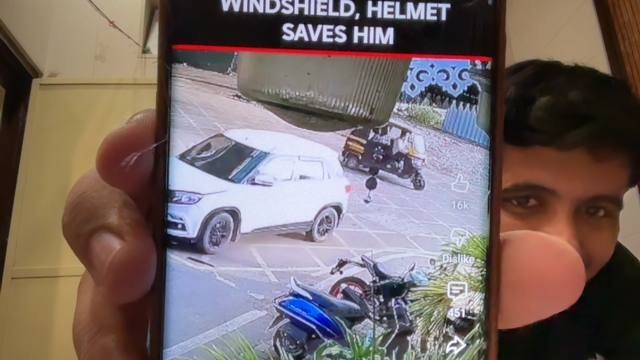
#> input picture RoadRakshak/snapshots/collision_CRITICAL_1778870923.jpg, 640 x 360 px; its folder holds only this picture in this run
$ python -i detection.py   (imports and definitions only)   (older library calls are emulated)
#> lines starting #> are read from the running program, lines starting #| are printed output that depends on the picture
#> further down, picture is the input picture: shape (360, 640, 3); mean B, G, R 103.9, 105.4, 119.7
"""
detection.py — RoadGuard AI Enhanced
======================================
Fixes applied vs original:
  1. Multi-parameter confidence scoring (not just IoU alone)
  2. One-collision-per-event lock  — same accident NOT re-counted
  3. Helmet vs hat/cap distinction using head-zone aspect ratio + colour
  4. Red bounding box drawn around the full collision zone
  5. Optical flow chaos, sudden-stop, pixel-delta, edge-density signals
  6. Night-vision CLAHE preprocessing
  7. Smoothed detections via NMS deduplication
"""

import cv2
import time
import numpy as np
from collections import defaultdict, deque
from ultralytics import YOLO

# ─────────────────────────────────────────────────────────────
# MODEL
# ─────────────────────────────────────────────────────────────
# [1 line that did not run here, left out]

VEHICLE_CLASSES  = {"car", "truck", "bus", "motorcycle", "motorbike",
                    "bicycle", "van"}
PERSON_CLASSES   = {"person"}

# ─────────────────────────────────────────────────────────────
# PER-TRACK STATE
# ─────────────────────────────────────────────────────────────
speed_history   = defaultdict(lambda: deque(maxlen=12))
pos_history     = defaultdict(lambda: deque(maxlen=30))
aspect_history  = defaultdict(lambda: deque(maxlen=8))
trajectory      = defaultdict(lambda: deque(maxlen=40))  # for sinuosity

# ─────────────────────────────────────────────────────────────
# SCENE-LEVEL STATE
# ─────────────────────────────────────────────────────────────
prev_frame_gray = None
prev_frame_raw  = None
bg_subtractor   = cv2.createBackgroundSubtractorMOG2(
                      history=400, varThreshold=50, detectShadows=False)

# ─────────────────────────────────────────────────────────────
# COLLISION LOCK  — prevents counting same accident multiple times
# ─────────────────────────────────────────────────────────────
# Structure: { frozenset({id1, id2}): {"start": t, "locked": bool, "alerted": bool} }
collision_registry = {}
CONFIRM_SECONDS  = 0.5  # overlap must persist this long before confirming
COOLDOWN_SECONDS = 15    # after alert fires, ignore same pair for this long


# ═════════════════════════════════════════════════════════════
# HELPER — IoU
# ═════════════════════════════════════════════════════════════
# [7 lines left out: function iou, not called in this run]


def centroid(bbox):
    return ((bbox[0]+bbox[2])//2, (bbox[1]+bbox[3])//2)


def centroid_dist(b1, b2):
    c1, c2 = centroid(b1), centroid(b2)
    return float(np.hypot(c1[0]-c2[0], c1[1]-c2[1]))


# ═════════════════════════════════════════════════════════════
# HELPER — Night vision
# ═════════════════════════════════════════════════════════════
# [24 lines left out: functions enhance_night_vision, optical_flow_chaos, not called in this run]


# ═════════════════════════════════════════════════════════════
# PARAMETER — Scene change (pixel delta + edge density)
# ═════════════════════════════════════════════════════════════
def scene_signals(frame):
    global prev_frame_raw
    h, w = frame.shape[:2]
#> h = 360; w = 640
    pixel_delta = 0
    edge_density = 0.0

    if prev_frame_raw is not None:
        diff = cv2.absdiff(prev_frame_raw, frame)
        g    = cv2.cvtColor(diff, cv2.COLOR_BGR2GRAY)
        _, th = cv2.threshold(g, 28, 255, cv2.THRESH_BINARY)
        k  = cv2.getStructuringElement(cv2.MORPH_ELLIPSE, (5, 5))
        th = cv2.morphologyEx(th, cv2.MORPH_OPEN, k)
        pixel_delta = int(cv2.countNonZero(th))

    # edge density on road ROI (skip top 25% = sky)
    road = frame[h//4:, :]
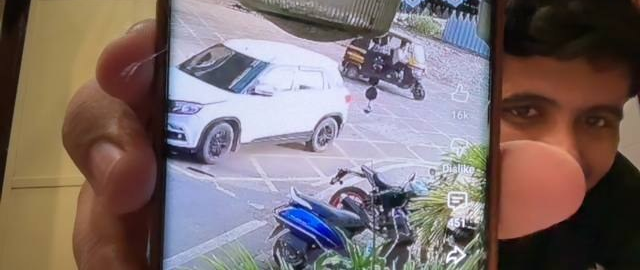
#> road: shape (270, 640, 3); mean B, G, R 111, 110.6, 124.5
    gray_road = cv2.cvtColor(road, cv2.COLOR_BGR2GRAY)
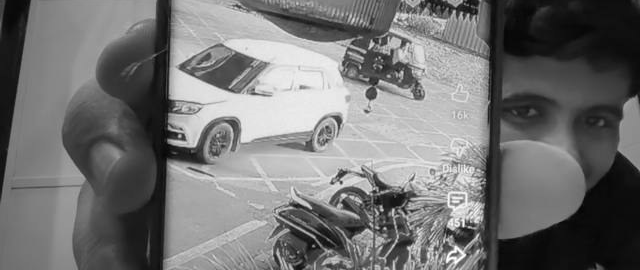
#> gray_road: shape (270, 640); min 2, max 255, mean 114.8
    edges = cv2.Canny(cv2.GaussianBlur(gray_road, (5, 5), 0), 50, 150)
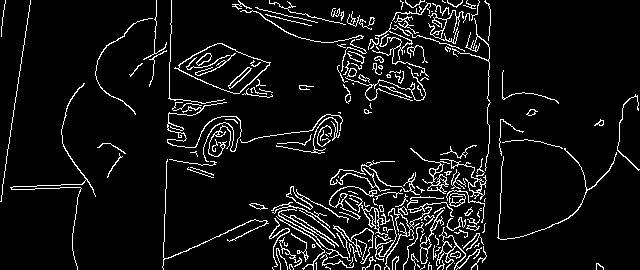
#> edges: shape (270, 640); 7.1% white in thin lines or dots
    edge_density = cv2.countNonZero(edges) / (edges.size + 1e-6)
#> edge_density = 0.0707

    fg = bg_subtractor.apply(frame)
#> fg: shape (360, 640); every value is 255
    fg = cv2.morphologyEx(fg, cv2.MORPH_CLOSE,
         cv2.getStructuringElement(cv2.MORPH_RECT, (15, 15)))
    bg_blob = int(cv2.countNonZero(fg))
#> bg_blob = 230400

    prev_frame_raw = frame.copy()
    return pixel_delta, edge_density, bg_blob


# ═════════════════════════════════════════════════════════════
# PARAMETER — Motion per track
# ═════════════════════════════════════════════════════════════
# [447 lines left out: functions update_track_motion, classify_head_protection, accident_score, draw_collision_zone, process_frame, detect_collisions and 1 more, not called in this run]

>>> import cv2
>>> picture = cv2.imread('snapshots/collision_CRITICAL_1778870923.jpg')
>>> result = scene_signals(picture)
#> result = (0, 0.0707, 230400)

$ run again, on RoadRakshak/snapshots/collision_CRITICAL_1778871479.jpg
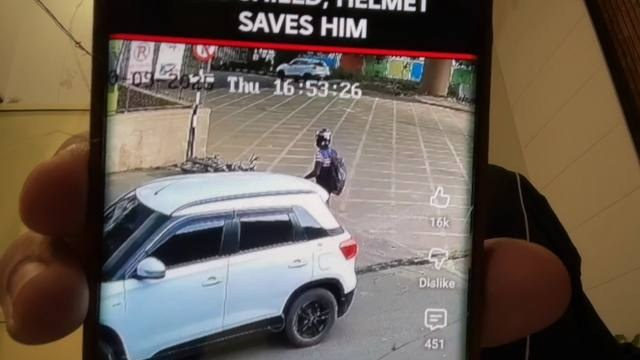
#> input picture RoadRakshak/snapshots/collision_CRITICAL_1778871479.jpg, 640 x 360 px
#> picture is the input picture: shape (360, 640, 3); mean B, G, R 85.3, 96.1, 108.6
#> in scene_signals, `gray_road = cv2.cvtColor(road, cv2.COLOR_BGR2GRAY)`:
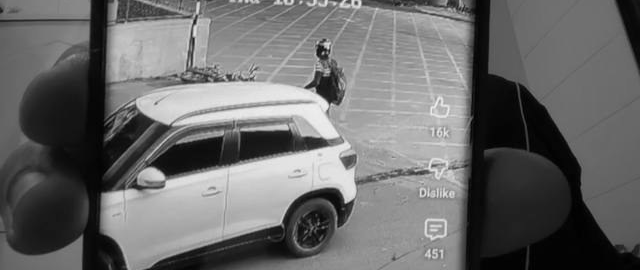
#> gray_road: shape (270, 640); min 0, max 241, mean 106
#> in scene_signals, `edges = cv2.Canny(cv2.GaussianBlur(gray_road, (5, 5), 0), 50, 150)`:
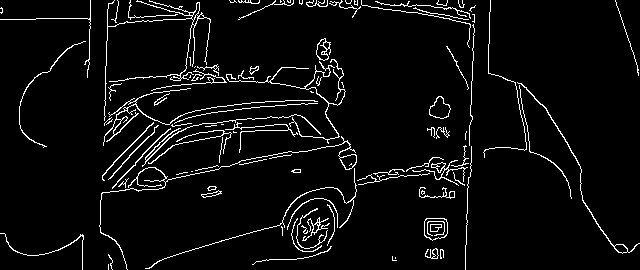
#> edges: shape (270, 640); 5% white in thin lines or dots
#> edge_density = 0.0498
#> fg: shape (360, 640); every value is 255
#> bg_blob = 230400
#> result = (0, 0.0498, 230400)

$ run again, on RoadRakshak/snapshots/collision_CRITICAL_1778871673.jpg
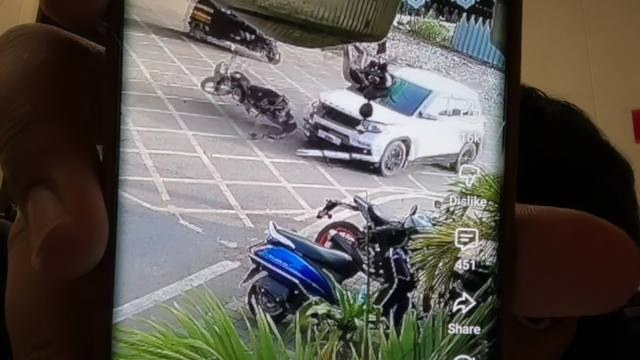
#> input picture RoadRakshak/snapshots/collision_CRITICAL_1778871673.jpg, 640 x 360 px
#> picture is the input picture: shape (360, 640, 3); mean B, G, R 83.8, 89, 94.2
#> in scene_signals, `gray_road = cv2.cvtColor(road, cv2.COLOR_BGR2GRAY)`:
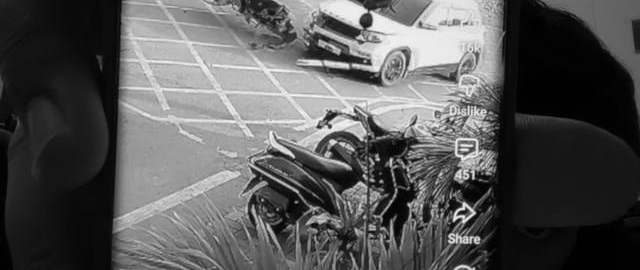
#> gray_road: shape (270, 640); min 0, max 252, mean 87.5
#> in scene_signals, `edges = cv2.Canny(cv2.GaussianBlur(gray_road, (5, 5), 0), 50, 150)`:
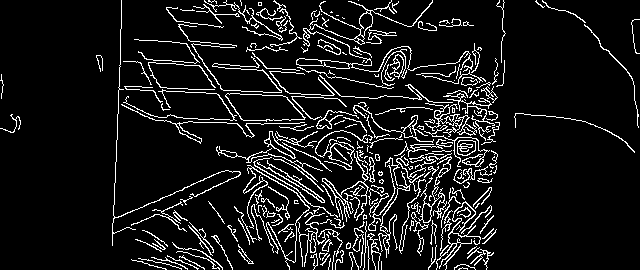
#> edges: shape (270, 640); 9.4% white in thin lines or dots
#> edge_density = 0.0943
#> fg: shape (360, 640); every value is 255
#> bg_blob = 230400
#> result = (0, 0.0943, 230400)

$ run again, on RoadRakshak/snapshots/collision_CRITICAL_1778871717.jpg
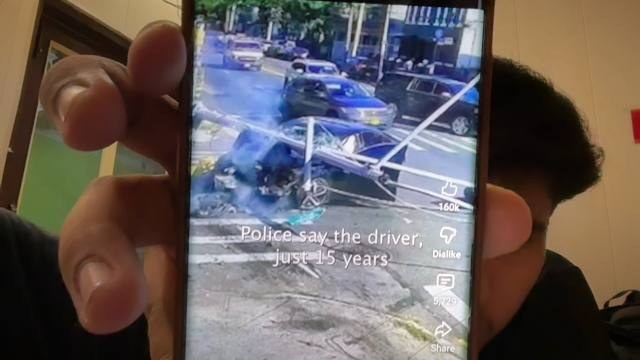
#> input picture RoadRakshak/snapshots/collision_CRITICAL_1778871717.jpg, 640 x 360 px
#> picture is the input picture: shape (360, 640, 3); mean B, G, R 93.2, 93.9, 102.9
#> in scene_signals, `gray_road = cv2.cvtColor(road, cv2.COLOR_BGR2GRAY)`:
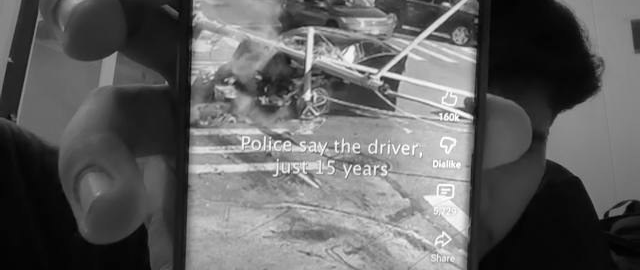
#> gray_road: shape (270, 640); min 0, max 255, mean 96.9
#> in scene_signals, `edges = cv2.Canny(cv2.GaussianBlur(gray_road, (5, 5), 0), 50, 150)`:
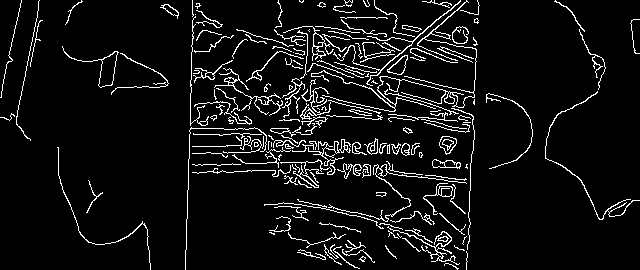
#> edges: shape (270, 640); 6.9% white in thin lines or dots
#> edge_density = 0.0687
#> fg: shape (360, 640); every value is 255
#> bg_blob = 230400
#> result = (0, 0.0687, 230400)
